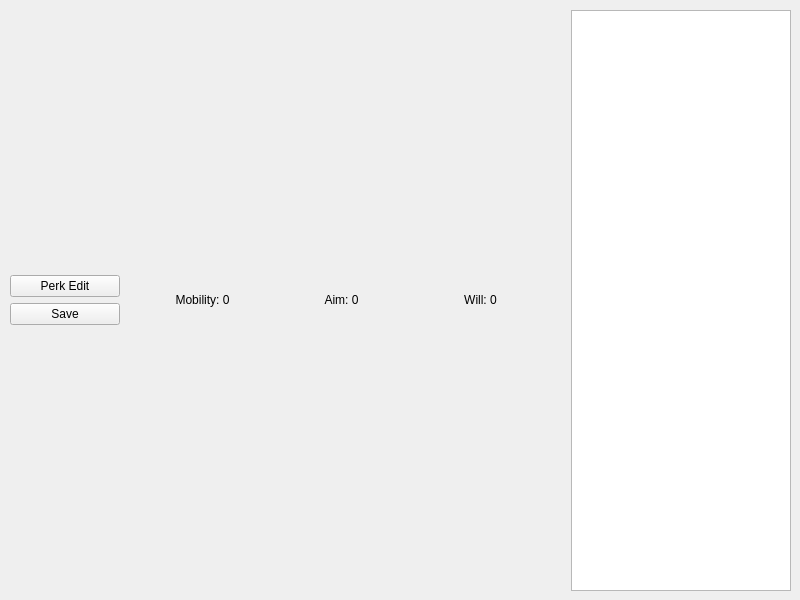
<?xml version="1.0" encoding="UTF-8"?>
<ui version="4.0">
 <class>MainWindow</class>
 <widget class="QMainWindow" name="MainWindow">
  <property name="geometry">
   <rect>
    <x>0</x>
    <y>0</y>
    <width>800</width>
    <height>600</height>
   </rect>
  </property>
  <property name="windowTitle">
   <string>XcomPerkEdit Testu</string>
  </property>
  <widget class="QWidget" name="centralwidget">
   <widget class="QWidget" name="gridLayoutWidget">
    <property name="geometry">
     <rect>
      <x>10</x>
      <y>10</y>
      <width>781</width>
      <height>581</height>
     </rect>
    </property>
    <layout class="QGridLayout" name="gridLayout" columnstretch="1,4,2">
     <item row="0" column="2">
      <widget class="QListWidget" name="SoldierList"/>
     </item>
     <item row="0" column="1">
      <widget class="QStackedWidget" name="stackedWidget">
       <property name="currentIndex">
        <number>0</number>
       </property>
       <widget class="QWidget" name="PerkPage">
        <widget class="QWidget" name="verticalLayoutWidget_3">
         <property name="geometry">
          <rect>
           <x>10</x>
           <y>9</y>
           <width>411</width>
           <height>561</height>
          </rect>
         </property>
         <layout class="QVBoxLayout" name="PerkPageVerticalLayout" stretch="2,10">
          <item>
           <layout class="QHBoxLayout" name="LabelLayout">
            <item>
             <widget class="QLabel" name="MobilityLabel">
              <property name="text">
               <string>Mobility: 0</string>
              </property>
              <property name="alignment">
               <set>Qt::AlignCenter</set>
              </property>
             </widget>
            </item>
            <item>
             <widget class="QLabel" name="AimLabel">
              <property name="text">
               <string>Aim: 0</string>
              </property>
              <property name="alignment">
               <set>Qt::AlignCenter</set>
              </property>
             </widget>
            </item>
            <item>
             <widget class="QLabel" name="WillLabel">
              <property name="text">
               <string>Will: 0</string>
              </property>
              <property name="alignment">
               <set>Qt::AlignCenter</set>
              </property>
             </widget>
            </item>
           </layout>
          </item>
          <item>
           <layout class="QGridLayout" name="PerkGridLayout" rowstretch="0"/>
          </item>
         </layout>
        </widget>
       </widget>
       <widget class="QWidget" name="page_2"/>
      </widget>
     </item>
     <item row="0" column="0">
      <layout class="QVBoxLayout" name="verticalLayout">
       <item>
        <layout class="QVBoxLayout" name="verticalLayout_2">
         <item>
          <widget class="QPushButton" name="PerkEditButton">
           <property name="text">
            <string>Perk Edit</string>
           </property>
          </widget>
         </item>
         <item>
          <widget class="QPushButton" name="SaveButton">
           <property name="text">
            <string>Save</string>
           </property>
          </widget>
         </item>
        </layout>
       </item>
      </layout>
     </item>
    </layout>
   </widget>
  </widget>
 </widget>
 <resources/>
 <connections/>
</ui>
